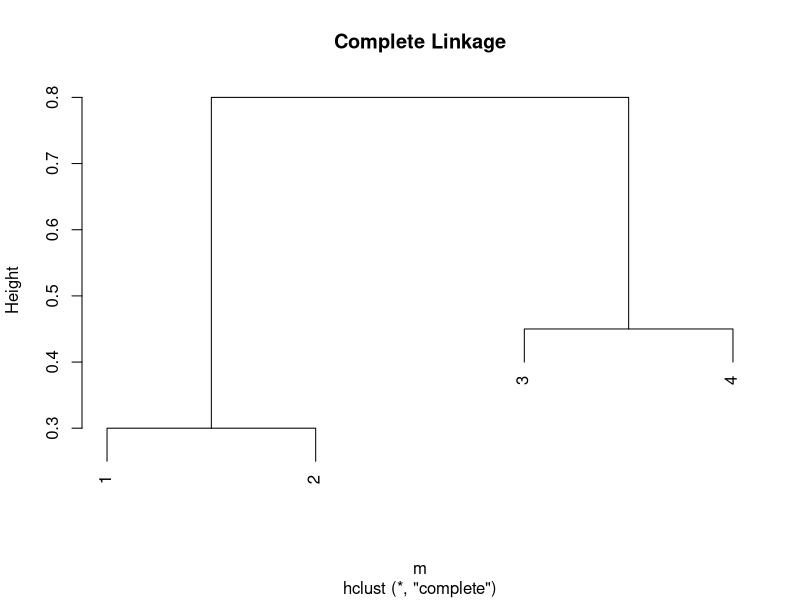
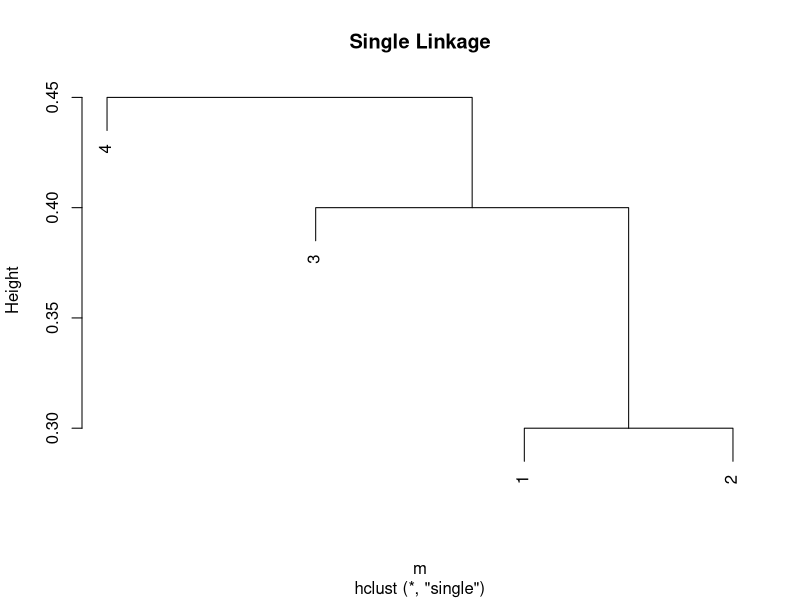
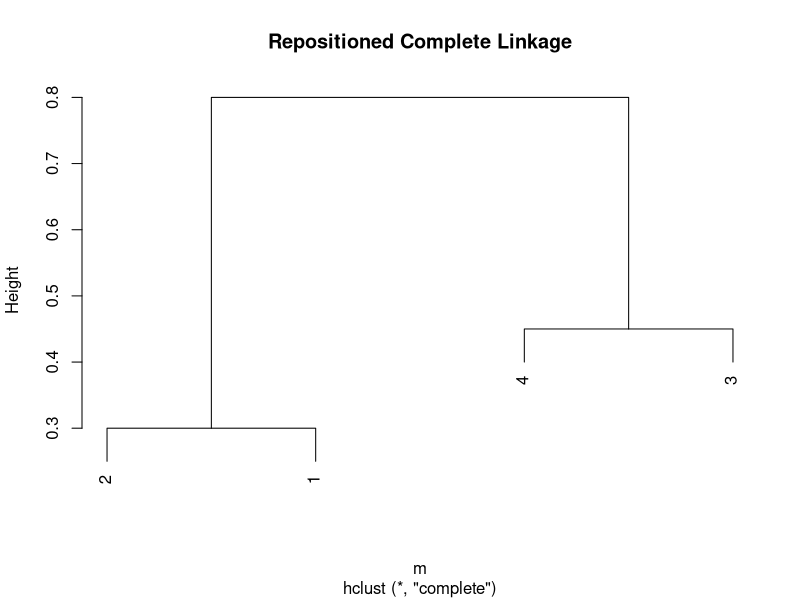

R code for these plots, in order:
#Question 2
rm(list = ls())
#a)
m <- as.dist(matrix(c(0, 0.3, 0.4, 0.7, 
                      0.3, 0, 0.5, 0.8, 
                      0.4, 0.5, 0, 0.45, 
                      0.7, 0.8, 0.45, 0), nrow = 4, ncol = 4, byrow = TRUE))
plot(hclust(m, method = "complete"), main = "Complete Linkage")

#b)
plot(hclust(m, method = "single"), main = "Single Linkage")

#c) Suppose that we cut the dendrogram obtained in (a) such that two clusters result. 
# Which observations are in each cluster?
# -> For the fisrt cluster dendrogram at value of 0.7, we obtained clusters of (1,2) and (3,4).

#d) For the second cluster, we have obtained (4), (3,(1,2))

#e) It is mentioned in the chapter that at each fusion in the dendrogram, the position of the 
# two clusters being fused can be swapped without changing the meaning of the dendrogram.
# Draw a dendrogram that is equivalent to the dendrogram in (a), for which two or more of the
# leaves are repositioned, but for which the meaning of the dendrogram is the same.
plot(hclust(m, method = "complete"), labels = c(2,1,4,3), main = "Repositioned Complete Linkage")
